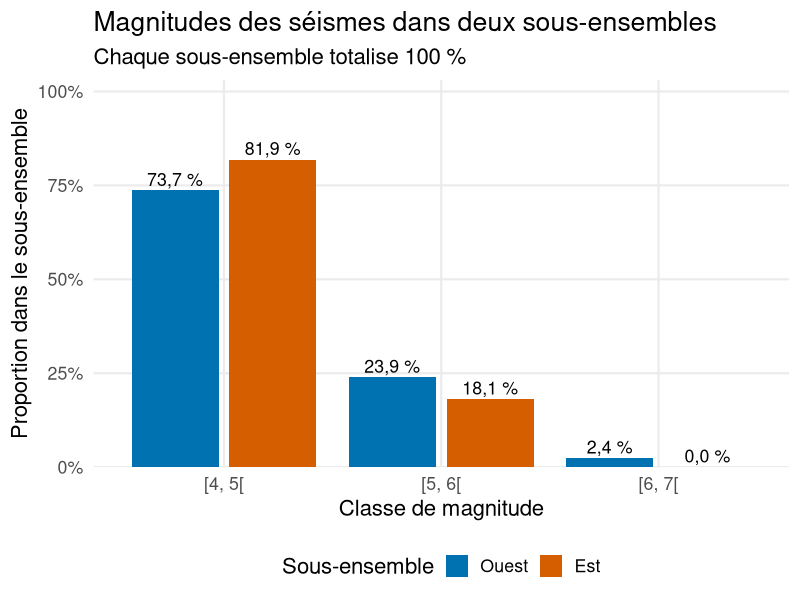

Here is the R script that generated this plot: (Note: this script raises an error after producing the figure.)
# STT-4230 / STT-6230, séance du 7 octobre 2026.
# Exécuter depuis le dossier contenant ce script :
# source("demonstration-semaine-06.R")
# Dépendances, à installer une seule fois au besoin :
# install.packages(c("ggplot2", "dplyr", "readr", "scales"))

# Charger les bibliothèques.
library(ggplot2)
library(dplyr)
library(readr)
library(scales)

# Les données réelles sont incluses dans R, sans téléchargement.
# Source : R Core Team, aide de datasets::quakes.
# https://stat.ethz.ch/R-manual/R-devel/library/datasets/html/quakes.html
# Le découpage à 175 degrés reprend les notes de Sophie Baillargeon (2021).
# https://stt4230.rbind.io/communication_resultats/graphiques_ggplot2_r/
# Il définit deux sous-ensembles pédagogiques, pas des régions administratives.
seismes <- as_tibble(datasets::quakes) |>
  mutate(
    region = factor(if_else(long < 175, "Ouest", "Est"),
                    levels = c("Ouest", "Est")),
    classe = factor(floor(mag), levels = 4:6,
                    labels = c("[4, 5[", "[5, 6[", "[6, 7["))
  )
stopifnot(nrow(seismes) == 1000L, !anyNA(seismes))

# Résumer séparément les données pour rendre le dénominateur vérifiable.
# .drop = FALSE conserve aussi la combinaison Est / [6, 7[, de fréquence nulle.
effectifs <- seismes |>
  count(region, classe, .drop = FALSE)
proportions <- effectifs |>
  group_by(region) |>
  mutate(total_region = sum(n), proportion = n / total_region) |>
  ungroup()
verification <- proportions |>
  group_by(region) |>
  summarise(total = sum(n), somme = sum(proportion), .groups = "drop")
stopifnot(sum(effectifs$n) == nrow(seismes),
          all(abs(verification$somme - 1) < 1e-12))

# Construire les figures sans modifier le thème global de la session.
palette_regions <- c("Ouest" = "#0072B2", "Est" = "#D55E00")
theme_cours <- theme_minimal(base_size = 16) +
  theme(legend.position = "bottom", panel.grid.minor = element_blank())

figure_points <- ggplot(seismes, aes(mag, depth)) +
  geom_point(alpha = 0.35, colour = "#0072B2", size = 2) +
  labs(x = "Magnitude", y = "Profondeur (km)") + theme_cours
figure_histogramme <- ggplot(seismes, aes(mag)) +
  geom_histogram(binwidth = 0.2, boundary = 4,
                 fill = "#0072B2", colour = "white") +
  labs(x = "Magnitude", y = "Nombre de séismes") + theme_cours
figure_boites <- ggplot(seismes, aes(region, depth)) +
  geom_boxplot(fill = "#c7dfe8") +
  labs(x = "Sous-ensemble géographique", y = "Profondeur (km)") + theme_cours

figure_comptage <- ggplot(seismes, aes(classe)) +
  geom_bar(fill = "#0072B2") +
  labs(x = "Classe de magnitude", y = "Nombre de séismes") + theme_cours
figure_effectifs <- ggplot(effectifs, aes(classe, n, fill = region)) +
  geom_col(position = "dodge", width = 0.8) +
  scale_fill_manual(values = palette_regions) +
  labs(x = "Classe de magnitude", y = "Nombre de séismes", fill = "Sous-ensemble") +
  theme_cours

figure_proportions <- ggplot(proportions, aes(classe, proportion, fill = region)) +
  geom_col(position = position_dodge(width = 0.9), width = 0.8) +
  scale_fill_manual(values = palette_regions) +
  scale_y_continuous(labels = label_percent(accuracy = 1),
                     limits = c(0, 1), expand = expansion(mult = c(0, 0.03))) +
  labs(title = "Magnitudes des séismes dans deux sous-ensembles",
       subtitle = "Chaque sous-ensemble totalise 100 %",
       x = "Classe de magnitude", y = "Proportion dans le sous-ensemble",
       fill = "Sous-ensemble") + theme_cours

etiquette_pct <- label_percent(accuracy = 0.1, decimal.mark = ",", suffix = " %")
figure_annotee <- figure_proportions +
  geom_text(aes(label = etiquette_pct(proportion)),
            position = position_dodge(width = 0.9), vjust = -0.35, size = 4.5)
figure_facettes <- ggplot(proportions, aes(classe, proportion)) +
  geom_col(fill = "#0072B2", width = 0.8) +
  facet_wrap(vars(region), nrow = 1) +
  scale_y_continuous(labels = label_percent(accuracy = 1), limits = c(0, 1)) +
  labs(x = "Classe de magnitude", y = "Proportion dans le sous-ensemble") + theme_cours

# Figure volontairement incomplète pour l'activité de critique.
figure_a_revoir <- ggplot(proportions, aes(classe, proportion, fill = region)) +
  geom_col(position = "dodge") +
  scale_fill_manual(values = c("Ouest" = "#999999", "Est" = "#aaaaaa")) +
  theme_cours

# Prolongement : le calcul dans stat_count exige un groupement explicite.
figure_after_stat <- ggplot(
  seismes, aes(classe, after_stat(prop), group = region, fill = region)
) +
  geom_bar(position = "dodge", width = 0.8) +
  scale_fill_manual(values = palette_regions) +
  scale_y_continuous(labels = label_percent(accuracy = 1), limits = c(0, 1)) +
  labs(x = "Classe de magnitude", y = "Proportion dans le sous-ensemble",
       fill = "Sous-ensemble") + theme_cours

# Enregistrer les résultats avec des chemins relatifs explicites.
# Le dossier de sortie peut être changé pour une vérification dans une copie séparée.
dossier_sortie <- Sys.getenv("STT4230_OUTPUT_DIR", unset = "outputs")
dir.create(dossier_sortie, recursive = TRUE, showWarnings = FALSE)
ggsave(file.path(dossier_sortie, "06-proportions-seismes.png"),
       plot = figure_annotee, width = 10, height = 6, units = "in", dpi = 300,
       bg = "white")
write_csv(proportions, file.path(dossier_sortie, "06-proportions-seismes.csv"))
stopifnot(file.exists(file.path(dossier_sortie, "06-proportions-seismes.png")))

# Afficher les vérifications numériques. Le rapport et le diaporama peuvent
# réutiliser les objets de ce script sans dépendre d'une session déjà remplie.
print(verification)
cat("Figure et tableau enregistrés dans :", dossier_sortie, "\n")
if (interactive()) print(figure_annotee)
